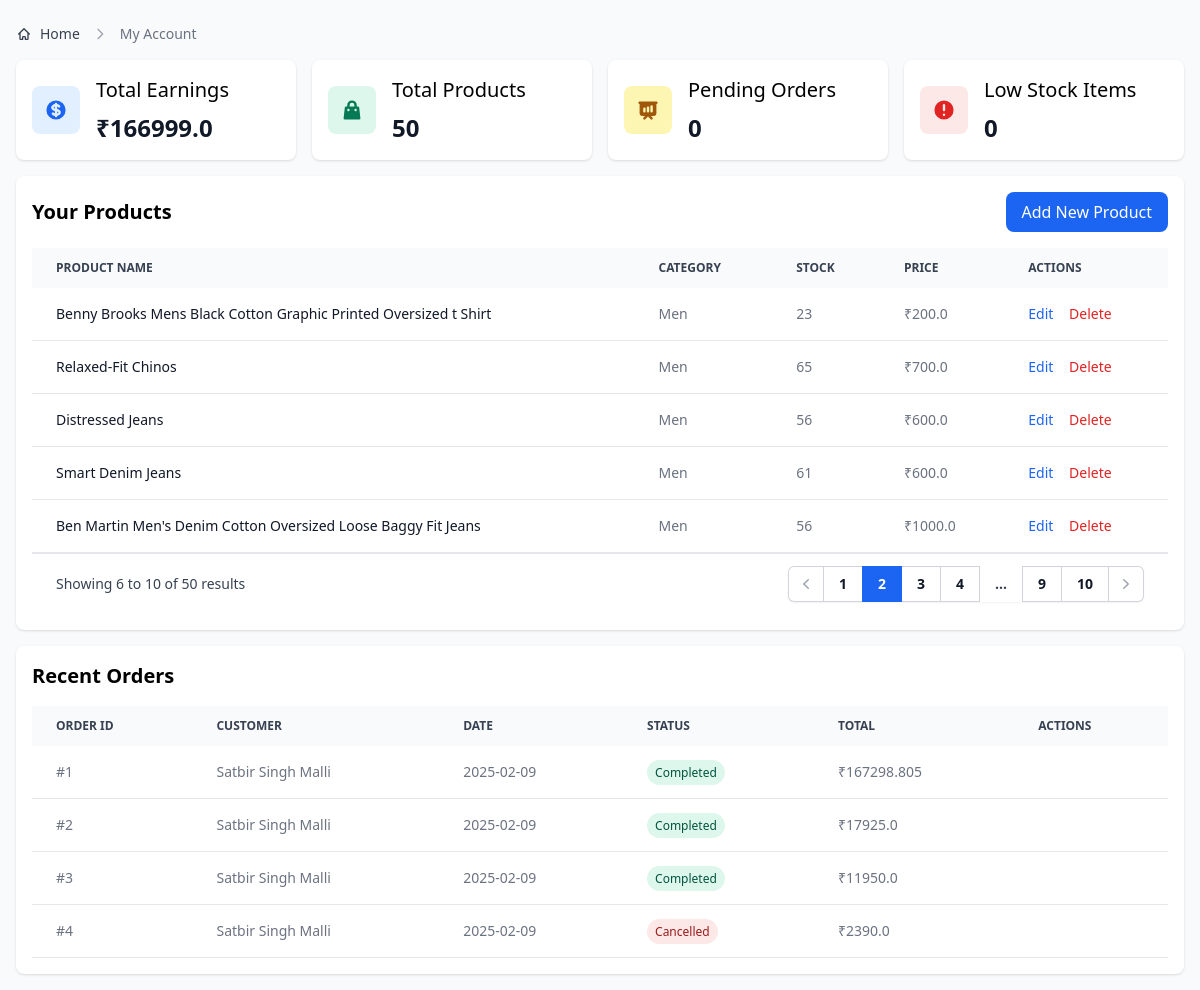
The app's page /seller_dashboard?page=2 (signed in) with its own data.
### app.py (models this page shows)
class UserDatabase(db.Model, UserMixin):
    __tablename__ = "user_database"  # Explicit table name
    id = db.Column(db.Integer, primary_key=True)
    first_name = db.Column(db.String(150), nullable=False)
    last_name = db.Column(db.String(150), nullable=False)
    phone_number = db.Column(db.String(10), nullable=False)
    address = db.Column(db.String(150), nullable=False)
    email = db.Column(db.String(150), nullable=False, unique=True)
    password = db.Column(db.String(150), nullable=False)
    is_seller = db.Column(db.Boolean, default=False)
    is_admin = db.Column(db.Boolean, default=False)
    is_active = db.Column(db.Boolean, default=True)
    is_banned = db.Column(db.Boolean, default=False)
    created_at = db.Column(db.DateTime, default=datetime.now(timezone("Asia/Kolkata")))
    earning = db.Column(db.Float, default=0)
    cart_items = db.relationship("CartItem", backref="user", lazy=True)
    orders = db.relationship("Order", backref="user", lazy=True)
    reviews = db.relationship("Review", backref="user", lazy=True)

class Product(db.Model):
    __tablename__ = "product"
    id = db.Column(db.Integer, primary_key=True)
    name = db.Column(db.String(200), nullable=False)
    description = db.Column(db.Text, nullable=False)
    price = db.Column(db.Float, nullable=False)
    category = db.Column(db.String(100), nullable=False)
    rating = db.Column(db.Float, default=0)
    stock = db.Column(db.Integer, default=0)
    image = db.Column(db.String(150), nullable=True)
    created_at = db.Column(db.DateTime, default=datetime.now(timezone("Asia/Kolkata")))
    earning = db.Column(db.Float, default=0)
    supplier_id = db.Column(
        db.Integer, db.ForeignKey("user_database.id"), nullable=False
    )
    reviews = db.relationship("Review", backref="product", lazy=True)
    cart_items = db.relationship("CartItem", backref="product", lazy=True)

class Order(db.Model):
    __tablename__ = "order"
    id = db.Column(db.Integer, primary_key=True)
    user_id = db.Column(db.Integer, db.ForeignKey("user_database.id"), nullable=False)
    total_price = db.Column(db.Float, nullable=False)
    status = db.Column(db.String(50), default="Pending")
    created_at = db.Column(
        db.DateTime,
        default=lambda: datetime.now(timezone("Asia/Kolkata")),
        nullable=False,
    )

### app.py (the view)
@app.route("/seller_dashboard")
@login_required
def seller_dashboard():
    if not current_user.is_seller:
        flash("You don't have permission to access the seller dashboard.", "error")
        return redirect(url_for("home"))
    page = request.args.get('page', 1, type=int)
    per_page = 5  # Number of items per page
    products_pagination = Product.query.filter_by(supplier_id=current_user.id)\
        .order_by(Product.created_at.desc())\
        .paginate(page=page, per_page=per_page, error_out=False)
    products = Product.query.filter_by(supplier_id=current_user.id)\
        .order_by(Product.created_at.desc())\
        .all()
    seller_product_ids = [p.id for p in Product.query.filter_by(supplier_id=current_user.id).all()]
    orders = Order.query.join(OrderItem)\
        .filter(OrderItem.product_id.in_(seller_product_ids))\
        .distinct()\
        .all()
    pending_orders = [order for order in orders if order.status == "Pending"]
    low_stock_products = Product.query.filter_by(supplier_id=current_user.id)\
        .filter(Product.stock < 10)\
        .all()
    return render_template(
        "seller/dashboard.html",
        user=current_user,
        products_pagination=products_pagination,
        products=products,  # Add this for the edit modals
        orders=orders,
        pending_orders=pending_orders,
        low_stock_products=low_stock_products,
    )

### app.py (called while the page is built)
@login_manager.user_loader
def load_user(user_id):
    return UserDatabase.query.get(int(user_id))

@app.context_processor
def inject_cart_data():
    cart_items = []
    cart_count = 0
    if current_user.is_authenticated:
        cart_items = CartItem.query.filter_by(user_id=current_user.id).all()
        cart_count = sum(item.quantity for item in cart_items)
    return dict(cart_items=cart_items, cart_count=cart_count)

### templates/seller/dashboard.html (shortened to what this page needs)
<!DOCTYPE html>
<html lang="en">
  <head>
    <link
      rel="stylesheet"
      href="{{url_for('static',filename='dist/css/output.css')}}"
    />
  </head>
  <body class="bg-gray-50">
    <div class="p-4 pt-6">
      <nav class="mb-4 flex" aria-label="Breadcrumb">
        <ol
          class="inline-flex items-center space-x-1 md:space-x-2 rtl:space-x-reverse"
        >
          <li class="inline-flex items-center">
            <a
              href="{{url_for('home')}}"
              class="inline-flex items-center text-sm font-medium text-gray-700 hover:text-primary-600 dark:text-gray-400 dark:hover:text-white"
            >
              Home
            </a>
          </li>
          <li aria-current="page">
            <div class="flex items-center">
              <svg
                class="mx-1 h-4 w-4 text-gray-400 rtl:rotate-180"
                aria-hidden="true"
                xmlns="http://www.w3.org/2000/svg"
                width="24"
                height="24"
                fill="none"
                viewBox="0 0 24 24"
              >
                <path
                  stroke="currentColor"
                  stroke-linecap="round"
                  stroke-linejoin="round"
                  stroke-width="2"
                  d="m9 5 7 7-7 7"
                />
              </svg>
              <span
                class="ms-1 text-sm font-medium text-gray-500 dark:text-gray-400 md:ms-2"
                >My Account</span
              >
            </div>
          </li>
        </ol>
      </nav>
      <div class="grid grid-cols-1 sm:grid-cols-2 lg:grid-cols-4 gap-4 mb-4">
        <div class="bg-white rounded-lg shadow p-4">
          <div class="flex items-center">
            <div
              class="inline-flex flex-shrink-0 justify-center items-center w-12 h-12 text-blue-600 bg-blue-100 rounded-lg"
            >
            </div>
            <div class="ml-4">
              <h3 class="mb-2 text-xl font-medium">Total Earnings</h3>
              <p class="text-2xl font-semibold text-gray-900">
                ₹{{user.earning}}
              </p>
            </div>
          </div>
        </div>
        <div class="bg-white rounded-lg shadow p-4">
          <div class="flex items-center">
            <div
              class="inline-flex flex-shrink-0 justify-center items-center w-12 h-12 text-green-600 bg-green-100 rounded-lg"
            >
            </div>
            <div class="ml-4">
              <h3 class="mb-2 text-xl font-medium">Total Products</h3>
              <p class="text-2xl font-semibold text-gray-900">
                {{products|length}}
              </p>
            </div>
          </div>
        </div>
        <div class="bg-white rounded-lg shadow p-4">
          <div class="flex items-center">
            <div
              class="inline-flex flex-shrink-0 justify-center items-center w-12 h-12 text-yellow-600 bg-yellow-100 rounded-lg"
            >
            </div>
            <div class="ml-4">
              <h3 class="mb-2 text-xl font-medium">Pending Orders</h3>
              <p class="text-2xl font-semibold text-gray-900">
                {{pending_orders|length}}
              </p>
            </div>
          </div>
        </div>
        <div class="bg-white rounded-lg shadow p-4">
          <div class="flex items-center">
            <div
              class="inline-flex flex-shrink-0 justify-center items-center w-12 h-12 text-red-600 bg-red-100 rounded-lg"
            >
              <svg
                class="w-6 h-6"
                fill="currentColor"
                viewBox="0 0 20 20"
                xmlns="http://www.w3.org/2000/svg"
              >
                <path
                  fill-rule="evenodd"
                  d="M18 10a8 8 0 11-16 0 8 8 0 0116 0zm-7 4a1 1 0 11-2 0 1 1 0 012 0zm-1-9a1 1 0 00-1 1v4a1 1 0 102 0V6a1 1 0 00-1-1z"
                  clip-rule="evenodd"
                ></path>
              </svg>
            </div>
            <div class="ml-4">
              <h3 class="mb-2 text-xl font-medium">Low Stock Items</h3>
              <p class="text-2xl font-semibold text-gray-900">
                {{low_stock_products|length}}
              </p>
            </div>
          </div>
        </div>
      </div>
      <div id="products" class="bg-white rounded-lg shadow p-4 mb-4">
        <div class="flex justify-between items-center mb-4">
          <h2 class="text-xl font-bold">Your Products</h2>
          <button
            data-modal-target="add-product-modal"
            data-modal-toggle="add-product-modal"
            class="px-4 py-2 bg-blue-600 text-white rounded-lg hover:bg-blue-700"
          >
            Add New Product
          </button>
        </div>
        <div class="relative overflow-x-auto">
          <table class="w-full text-sm text-left text-gray-500">
            <thead class="text-xs text-gray-700 uppercase bg-gray-50">
              <tr>
                <th scope="col" class="px-6 py-3">Product name</th>
                <th scope="col" class="px-6 py-3">Category</th>
                <th scope="col" class="px-6 py-3">Stock</th>
                <th scope="col" class="px-6 py-3">Price</th>
                <th scope="col" class="px-6 py-3">Actions</th>
              </tr>
            </thead>
            <tbody>
              {% for product in products_pagination.items %}
              <tr class="bg-white border-b">
                <td
                  class="px-6 py-4 font-medium text-gray-900 whitespace-nowrap"
                >
                  {{product.name}}
                </td>
                <td class="px-6 py-4">{{product.category}}</td>
                <td class="px-6 py-4">{{product.stock}}</td>
                <td class="px-6 py-4">₹{{product.price}}</td>
                <td class="px-6 py-4">
                  <button
                    data-modal-target="edit-product-modal-{{product.id}}"
                    data-modal-toggle="edit-product-modal-{{product.id}}"
                    class="font-medium text-blue-600 hover:underline"
                  >
                    Edit
                  </button>
                  <button
                    onclick="deleteProduct('{{product.id}}')"
                    class="font-medium text-red-600 hover:underline ml-3"
                  >
                    Delete
                  </button>
                </td>
              </tr>
              {% endfor %}
            </tbody>
          </table>
          {% if products_pagination.pages > 1 %}
          <div class="flex items-center justify-between border-t border-gray-200 bg-white px-4 py-3 sm:px-6">
            <div class="hidden sm:flex sm:flex-1 sm:items-center sm:justify-between">
              <div>
                <p class="text-sm text-gray-700">
                  Showing
                  <span class="font-medium">{{ (products_pagination.page - 1) * products_pagination.per_page + 1 }}</span>
                  to
                  <span class="font-medium">
                      {% set last_item = products_pagination.page * products_pagination.per_page %}
                      {% if last_item > products_pagination.total %}
                          {{ products_pagination.total }}
                      {% else %}
                          {{ last_item }}
                      {% endif %}
                  </span>
                  of
                  <span class="font-medium">{{ products_pagination.total }}</span>
                  results
                </p>
              </div>
              <div>
                <nav class="isolate inline-flex -space-x-px rounded-md shadow-sm" aria-label="Pagination">
                  {% if products_pagination.has_prev %}
                  <a href="{{ url_for('seller_dashboard', page=products_pagination.prev_num) }}"
                     class="relative inline-flex items-center rounded-l-md px-2 py-2 text-gray-400 ring-1 ring-inset ring-gray-300 hover:bg-gray-50 focus:z-20 focus:outline-offset-0">
                    <svg class="h-5 w-5" viewBox="0 0 20 20" fill="currentColor" aria-hidden="true">
                      <path fill-rule="evenodd" d="M12.79 5.23a.75.75 0 01-.02 1.06L8.832 10l3.938 3.71a.75.75 0 11-1.04 1.08l-4.5-4.25a.75.75 0 010-1.08l4.5-4.25a.75.75 0 011.06.02z" clip-rule="evenodd" />
                    </svg>
                  </a>
                  {% endif %}
                  {% for page_num in products_pagination.iter_pages(left_edge=2, left_current=2, right_current=2, right_edge=2) %}
                    {% if page_num %}
                      {% if products_pagination.page == page_num %}
                      <span class="relative z-10 inline-flex items-center bg-blue-600 px-4 py-2 text-sm font-semibold text-white focus:z-20 focus-visible:outline focus-visible:outline-2 focus-visible:outline-offset-2 focus-visible:outline-blue-600">
                        {{ page_num }}
                      </span>
                      {% else %}
                      <a href="{{ url_for('seller_dashboard', page=page_num) }}"
                         class="relative inline-flex items-center px-4 py-2 text-sm font-semibold text-gray-900 ring-1 ring-inset ring-gray-300 hover:bg-gray-50 focus:z-20 focus:outline-offset-0">
                        {{ page_num }}
                      </a>
                      {% endif %}
                    {% else %}
                      <span class="relative inline-flex items-center px-4 py-2 text-sm font-semibold text-gray-700">...</span>
                    {% endif %}
                  {% endfor %}
                  {% if products_pagination.has_next %}
                  <a href="{{ url_for('seller_dashboard', page=products_pagination.next_num) }}"
                     class="relative inline-flex items-center rounded-r-md px-2 py-2 text-gray-400 ring-1 ring-inset ring-gray-300 hover:bg-gray-50 focus:z-20 focus:outline-offset-0">
                    <svg class="h-5 w-5" viewBox="0 0 20 20" fill="currentColor" aria-hidden="true">
                      <path fill-rule="evenodd" d="M7.21 14.77a.75.75 0 01.02-1.06L11.168 10 7.23 6.29a.75.75 0 111.04-1.08l4.5 4.25a.75.75 0 010 1.08l-4.5 4.25a.75.75 0 01-1.06-.02z" clip-rule="evenodd" />
                    </svg>
                  </a>
                  {% endif %}
                </nav>
              </div>
            </div>
          </div>
          {% endif %}
        </div>
      </div>
      <div id="orders" class="bg-white rounded-lg shadow p-4">
        <h2 class="text-xl font-bold mb-4">Recent Orders</h2>
        <div class="relative overflow-x-auto">
          <table class="w-full text-sm text-left text-gray-500">
            <thead class="text-xs text-gray-700 uppercase bg-gray-50">
              <tr>
                <th scope="col" class="px-6 py-3">Order ID</th>
                <th scope="col" class="px-6 py-3">Customer</th>
                <th scope="col" class="px-6 py-3">Date</th>
                <th scope="col" class="px-6 py-3">Status</th>
                <th scope="col" class="px-6 py-3">Total</th>
                <th scope="col" class="px-6 py-3">Actions</th>
              </tr>
            </thead>
            <tbody>
              {% for order in orders %}
              <tr class="bg-white border-b">
                <td class="px-6 py-4">#{{order.id}}</td>
                <td class="px-6 py-4">
                  {{order.user.first_name}} {{order.user.last_name}}
                </td>
                <td class="px-6 py-4">
                  {{order.created_at.strftime('%Y-%m-%d')}}
                </td>
                <td class="px-6 py-4">
                  <span
                    class="px-2 py-1 rounded-full text-xs {% if order.status == 'Pending' %}bg-yellow-100 text-yellow-800 {% elif order.status == 'Completed' %}bg-green-100 text-green-800 {% elif order.status == 'Cancelled' %}bg-red-100 text-red-800 {% endif %}"
                  >
                    {{order.status}}
                  </span>
                </td>
                <td class="px-6 py-4">₹{{order.total_price}}</td>
                <td class="px-6 py-4">
                </td>
              </tr>
              {% endfor %}
            </tbody>
          </table>
        </div>
      </div>
    </div>
  </body>
</html>

### records on screen
UserDatabase: earning "166999.0"
Product: name "Benny Brooks Mens Black Cotton Graphic Printed Oversized t Shirt", category "Men", stock "23", price "200.0"
Product: name "Relaxed-Fit Chinos", category "Men", stock "65", price "700.0"
Product: name "Distressed Jeans", category "Men", stock "56", price "600.0"
Product: name "Smart Denim Jeans", category "Men", stock "61", price "600.0"
Product: name "Ben Martin Men's Denim Cotton Oversized Loose Baggy Fit Jeans", category "Men", stock "56", price "1000.0"
Order: id "1", user.first_name "Satbir Singh", user.last_name "Malli", created_at "2025-02-09", status "Completed", total_price "167298.805"
Order: id "2", user.first_name "Satbir Singh", user.last_name "Malli", created_at "2025-02-09", status "Completed", total_price "17925.0"
Order: id "3", user.first_name "Satbir Singh", user.last_name "Malli", created_at "2025-02-09", status "Completed", total_price "11950.0"
Order: id "4", user.first_name "Satbir Singh", user.last_name "Malli", created_at "2025-02-09", status "Cancelled", total_price "2390.0"

### other values on screen
{{ products|length }} "50"
{{ pending_orders|length }} "0"
{{ low_stock_products|length }} "0"
{{ (products_pagination.page - 1) * products_pagination.per_page + 1 }} "6"
{{ last_item }} "10"
{{ products_pagination.total }} "50"
{{ page_num }} "1" "3" "4" "9" "10"
{{ page_num }} "2"
